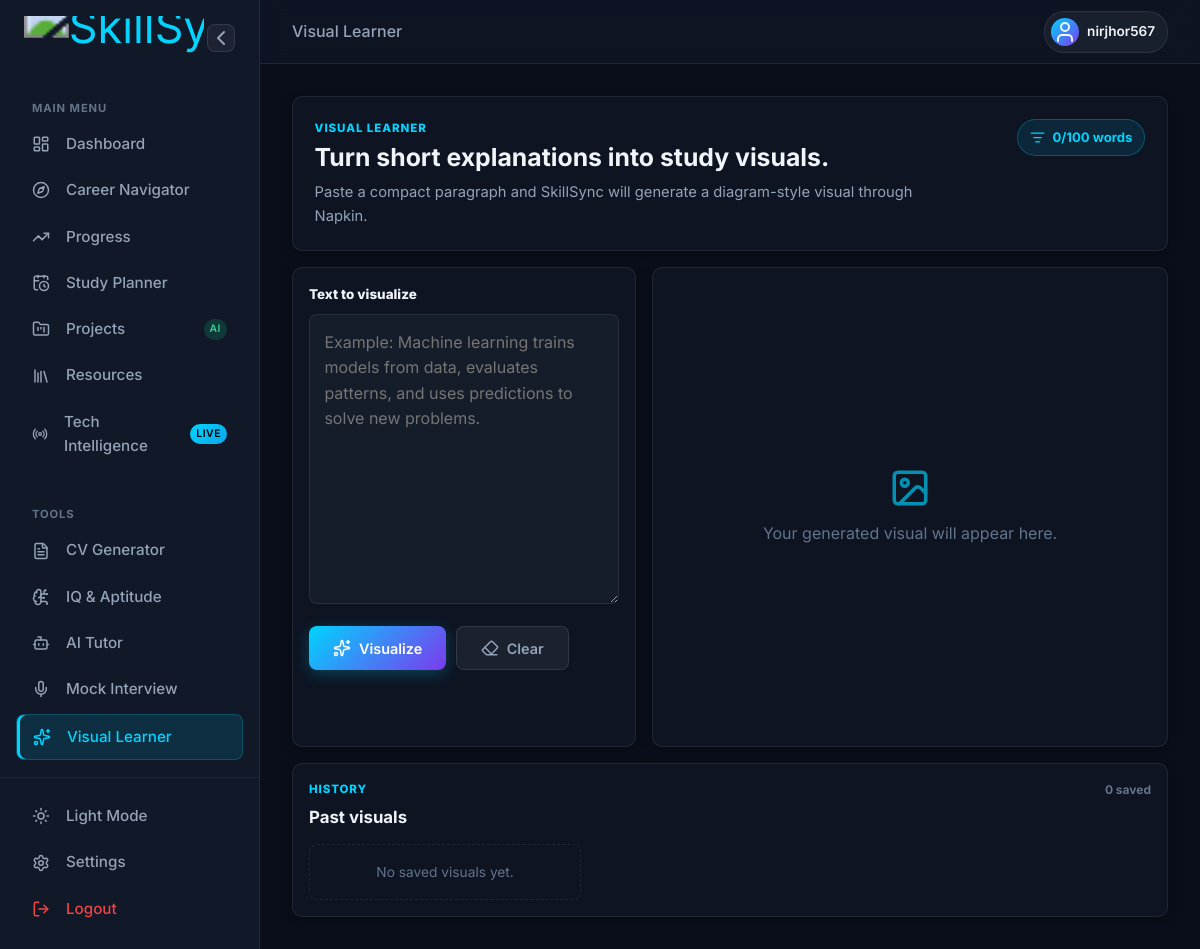
/visual-learner/ (signed in), run on an earlier commit of the app's database.
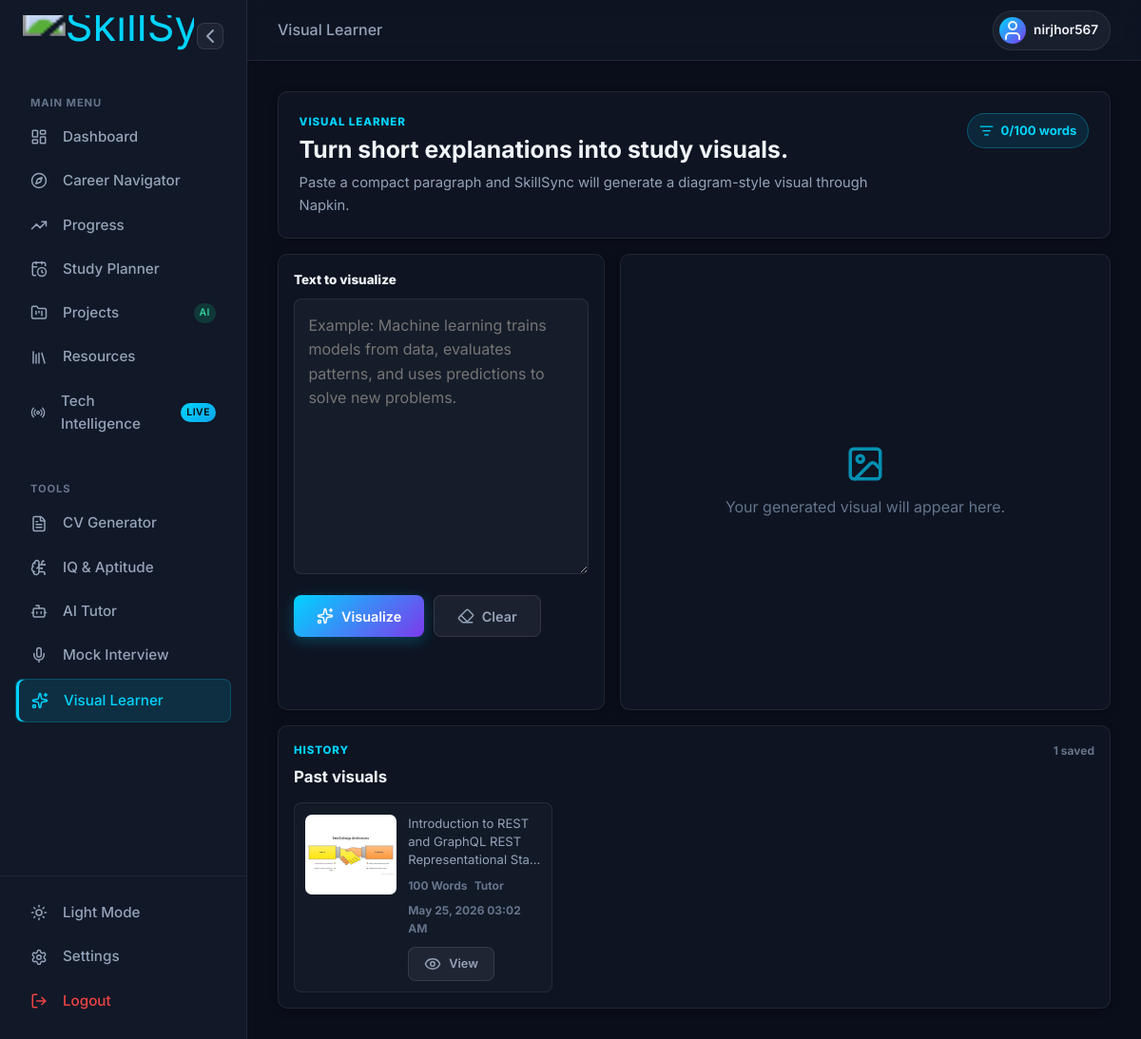
And on a later commit of the database.
### database/models.py (models this page shows, shortened)
class User(UserMixin, db.Model):
    __tablename__ = "users"
    id = db.Column(db.Integer, primary_key=True)
    username = db.Column(db.String(80), unique=True, nullable=False)
    email = db.Column(db.String(120), unique=True, nullable=False)
    password_hash = db.Column(db.String(256), nullable=False)
    role = db.Column(db.String(20), default="student")  # student / counselor
    created_at = db.Column(db.DateTime, default=datetime.utcnow)
    profile = db.relationship("Profile", backref="user", uselist=False, cascade="all, delete-orphan")
    nontech_profile = db.relationship("NonTechProfile", backref="user", uselist=False, cascade="all, delete-orphan")
    career_scores = db.relationship("CareerScore", backref="user", cascade="all, delete-orphan")
    roadmaps = db.relationship("Roadmap", backref="user", cascade="all, delete-orphan")
    aptitude_profile = db.relationship("AptitudeProfile", backref="user", uselist=False, cascade="all, delete-orphan")
    visual_items = db.relationship("VisualLearnerItem", backref="user", cascade="all, delete-orphan",
                                   order_by="VisualLearnerItem.created_at.desc()")

class VisualLearnerItem(db.Model):
    __tablename__ = "visual_learner_items"
    id = db.Column(db.Integer, primary_key=True)
    user_id = db.Column(db.Integer, db.ForeignKey("users.id"), nullable=False)
    input_text = db.Column(db.Text, nullable=False)
    visual_url = db.Column(db.String(500), nullable=False)
    request_id = db.Column(db.String(120))
    word_count = db.Column(db.Integer, default=0)
    source = db.Column(db.String(30), default="visual_learner")  # visual_learner / tutor
    created_at = db.Column(db.DateTime, default=datetime.utcnow)

### routes/visual_learner.py (the view)
@visual_learner_bp.route("/", methods=["GET"])
@login_required
def index():
    history = (
        VisualLearnerItem.query.filter_by(user_id=current_user.id)
        .order_by(VisualLearnerItem.created_at.desc())
        .limit(20)
        .all()
    )
    return render_template("visual_learner/index.html", max_words=MAX_VISUAL_WORDS, history=history)

### templates/visual_learner/index.html (shortened to what this page needs)
{% extends "base.html" %}
{% block breadcrumbs %}
<span>Visual Learner</span>
{% endblock %}
{% block extra_css %}
<link rel="stylesheet" href="{{ url_for('static', filename='css/visual_learner.css') }}">
{% endblock %}
{% block content %}
<div class="visual-learner-page">
  <section class="vl-hero">
    <div>
      <p class="vl-kicker">Visual Learner</p>
      <h1>Turn short explanations into study visuals.</h1>
      <p>Paste a compact paragraph and SkillSync will generate a diagram-style visual through Napkin.</p>
    </div>
    <div class="vl-limit-pill">
      <i data-lucide="list-filter"></i>
      <span><strong id="wordCount">0</strong>/{{ max_words }} words</span>
    </div>
  </section>
  <section class="vl-workspace">
    <div class="vl-input-card">
      <label for="visualText">Text to visualize</label>
      <textarea id="visualText" maxlength="1200" placeholder="Example: Machine learning trains models from data, evaluates patterns, and uses predictions to solve new problems."></textarea>
      <div class="vl-actions">
        <button class="btn btn-primary" id="visualizeBtn" onclick="generateVisual()" disabled>
          <i data-lucide="sparkles" class="btn-icon"></i>
          Visualize
        </button>
        <button class="btn btn-secondary" onclick="clearVisualLearner()">
          <i data-lucide="eraser" class="btn-icon"></i>
          Clear
        </button>
      </div>
      <p class="vl-message" id="visualMessage"></p>
    </div>
    <div class="vl-preview-card">
      <div class="vl-preview-empty" id="visualEmpty">
        <i data-lucide="image"></i>
        <p>Your generated visual will appear here.</p>
      </div>
    </div>
  </section>
  <section class="vl-history-card">
    <div class="vl-history-head">
      <div>
        <p class="vl-kicker">History</p>
        <h2>Past visuals</h2>
      </div>
      <span>{{ history|length }} saved</span>
    </div>
    <div class="vl-history-list" id="visualHistory">
      {% if history %}
        {% for item in history %}
        <article class="vl-history-item" data-url="{{ item.visual_url }}">
          <button type="button" class="vl-history-preview" onclick="loadHistoryVisual('{{ item.visual_url }}')">
            <img src="{{ item.visual_url }}" alt="Saved visual">
          </button>
          <div class="vl-history-body">
            <p>{{ item.input_text }}</p>
            <div class="vl-history-meta">
              <span>{{ item.word_count }} words</span>
              <span>{{ item.source.replace('_', ' ') }}</span>
              <span>{{ item.created_at.strftime('%b %d, %Y %I:%M %p') }}</span>
            </div>
            <button type="button" class="btn btn-secondary btn-sm" onclick="loadHistoryVisual('{{ item.visual_url }}')">
              <i data-lucide="eye" class="btn-icon"></i>
              View
            </button>
          </div>
        </article>
        {% endfor %}
      {% else %}
        <div class="vl-history-empty" id="historyEmpty">No saved visuals yet.</div>
      {% endif %}
    </div>
  </section>
</div>
{% endblock %}

### templates/base.html (shortened to what this page needs)
<!DOCTYPE html>
<html lang="en" data-theme="dark">
<head>
    <link rel="stylesheet" href="{{ url_for('static', filename='css/style.css') }}">
    <link rel="stylesheet" href="{{ url_for('static', filename='css/dashboard.css') }}">
    {% block extra_css %}{% endblock %}
</head>
<body class="{% if current_user.is_authenticated and current_user.nontech_profile and not current_user.profile %}theme-nontech{% endif %}">
    {% set is_dashboard = current_user.is_authenticated and (current_user.profile or current_user.nontech_profile) %}
    {% if is_dashboard %}
    <div class="app-layout">
        <aside class="app-sidebar">
            <div class="sidebar-brand">
                <div class="brand-wrapper">
                    <a href="{{ url_for('dashboard.index') }}" class="brand-link">
                        <img src="{{ url_for('static', filename='images/logo-full.png') }}" alt="SkillSync Logo" class="brand-logo" id="mainBrandLogo">
                    </a>
                </div>
                <button id="sidebar-toggle" class="sidebar-toggle-btn" title="Toggle Sidebar">
                    <i data-lucide="chevron-left" class="toggle-icon"></i>
                </button>
            </div>
            {% set is_nontech = current_user.is_authenticated and current_user.nontech_profile and not current_user.profile %}
            <div class="sidebar-nav">
                <span class="nav-section-title">MAIN MENU</span>
                <a href="{{ url_for('dashboard.index') }}" class="nav-link {% if request.path.startswith('/dashboard') %}active{% endif %}">
                    <i data-lucide="layout-dashboard" class="nav-icon"></i>
                    <span>Dashboard</span>
                </a>
                <a href="{% if is_nontech %}{{ url_for('nontech.dashboard') }}{% else %}{{ url_for('career.results') }}{% endif %}" class="nav-link ">
                    <i data-lucide="compass" class="nav-icon"></i>
                    <span>{% if is_nontech %}Path Finder{% else %}Career Navigator{% endif %}</span>
                </a>
                <a href="{{ url_for('progress.tracker') }}" class="nav-link {% if request.path.startswith('/progress') %}active{% endif %}">
                    <i data-lucide="trending-up" class="nav-icon"></i>
                    <span>Progress</span>
                </a>
                <a href="{{ url_for('study_planner.index') }}" class="nav-link {% if request.path.startswith('/study-planner') %}active{% endif %}">
                    <i data-lucide="calendar-clock" class="nav-icon"></i>
                    <span>Study Planner</span>
                </a>
                {% if not is_nontech %}
                <a href="{{ url_for('career.projects_latest') }}" class="nav-link {% if request.path.startswith('/career/projects') %}active{% endif %}">
                    <i data-lucide="folder-kanban" class="nav-icon"></i>
                    <span>Projects</span>
                    <span class="badge badge-new">AI</span>
                </a>
                {% endif %}
                <a href="{{ url_for('resources.index') }}" class="nav-link {% if request.path.startswith('/resources') %}active{% endif %}">
                    <i data-lucide="library" class="nav-icon"></i>
                    <span>Resources</span>
                </a>
                <a href="{{ url_for('news.feed') }}" class="nav-link {% if request.path.startswith('/news') %}active{% endif %}">
                    <i data-lucide="radio" class="nav-icon"></i>
                    <span>{% if is_nontech %}Career News{% else %}Tech Intelligence{% endif %}</span>
                    <span class="badge badge-new" style="background: linear-gradient(135deg, #00d4ff, #0ea5e9); color: #000;">Live</span>
                </a>
                <span class="nav-section-title mt-4">TOOLS</span>
                <a href="{{ url_for('cv.builder') }}" class="nav-link {% if request.path.startswith('/cv') %}active{% endif %}">
                    <i data-lucide="file-text" class="nav-icon"></i>
                    <span>CV Generator</span>
                </a>
                <a href="{{ url_for('aptitude.index') }}" class="nav-link {% if request.path.startswith('/aptitude') %}active{% endif %}">
                    <i data-lucide="brain-circuit" class="nav-icon"></i>
                    <span>IQ &amp; Aptitude</span>
                </a>
                <a href="{{ url_for('chatbot.tutor_view') }}" class="nav-link {% if request.path.startswith('/chatbot/tutor') %}active{% endif %}">
                    <i data-lucide="bot" class="nav-icon"></i>
                    <span>AI Tutor</span>
                </a>
                <a href="{{ url_for('interview.session') }}" class="nav-link {% if request.path.startswith('/interview') %}active{% endif %}">
                    <i data-lucide="mic" class="nav-icon"></i>
                    <span>Mock Interview</span>
                </a>
                <a href="{{ url_for('visual_learner.index') }}" class="nav-link {% if request.path.startswith('/visual-learner') %}active{% endif %}">
                    <i data-lucide="sparkles" class="nav-icon"></i>
                    <span>Visual Learner</span>
                </a>
            </div>
            <div class="sidebar-footer">
                <a href="#" id="themeToggleBtn" class="nav-link">
                    <i data-lucide="sun" id="themeToggleIcon" class="nav-icon"></i>
                    <span id="themeToggleText">Light Mode</span>
                </a>
                <a href="{% if is_nontech %}{{ url_for('nontech.intake') }}{% else %}{{ url_for('profile.setup') }}{% endif %}" class="nav-link ">
                    <i data-lucide="settings" class="nav-icon"></i>
                    <span>Settings</span>
                </a>
                <a href="{{ url_for('auth.logout') }}" class="nav-link text-danger">
                    <i data-lucide="log-out" class="nav-icon"></i>
                    <span>Logout</span>
                </a>
            </div>
        </aside>
        <main class="app-main">
            <header class="app-header">
                <div class="header-breadcrumbs">
                    {% block breadcrumbs %}<span>Overview</span>{% endblock %}
                </div>
                <div class="header-user">
                    <div class="user-avatar">
                        <i data-lucide="user"></i>
                    </div>
                    <span class="user-name">{{ current_user.username }}</span>
                </div>
            </header>
            <div class="app-content">
    {% endif %}
    {% block content %}{% endblock %}
    {% if is_dashboard %}
            </div>
        </main>
    </div>
    {% else %}
    </main>
    {% endif %}
</body>
</html>

### static/css/dashboard.css (style rules this page uses)
.app-layout { display: flex; height: 100vh; width: 100vw; overflow: hidden; background: var(--bg-primary); }
.app-sidebar { width: 260px; background: var(--bg-secondary); border-right: 1px solid var(--bg-glass-border); display: flex; flex-direction: column; padding: var(--space-md) 0; z-index: 10; transition: width 0.3s ease; }
.sidebar-brand { padding: 0 var(--space-lg); display: flex; align-items: center; justify-content: space-between; margin-bottom: var(--space-xl); }
.brand-wrapper { display: flex; align-items: center; gap: var(--space-sm); }
.brand-link { display: block; width: 180px; height: 44px; overflow: hidden; }
.sidebar-toggle-btn { background: rgba(255, 255, 255, 0.05); border: 1px solid rgba(255, 255, 255, 0.1); color: var(--text-secondary); width: 28px; height: 28px; border-radius: var(--radius-sm); display: flex; align-items: center; justify-content: center; cursor: pointer; transition: all 0.2s ease; }
.sidebar-brand .brand-logo { height: 36px; max-width: 170px; width: auto; object-fit: contain; }
.sidebar-nav { flex: 1; display: flex; flex-direction: column; padding: 0 var(--space-md); overflow-y: auto; }
.nav-section-title { font-size: 0.7rem; font-weight: 700; color: var(--text-muted); text-transform: uppercase; letter-spacing: 0.08em; padding: var(--space-xs) var(--space-md); margin-top: var(--space-lg); }
.sidebar-nav > .nav-section-title:first-child { margin-top: var(--space-xs); }
.nav-section-title.mt-4 { margin-top: var(--space-xl); }
.sidebar-nav .nav-link, .sidebar-footer .nav-link { display: flex; align-items: center; gap: var(--space-md); padding: 10px var(--space-md); color: var(--text-secondary); text-decoration: none; border-radius: var(--radius-sm); font-size: 0.95rem; font-weight: 500; transition: all 0.2s ease; margin-bottom: 2px; }
.sidebar-nav .nav-link.active { background: rgba(0, 212, 255, 0.12); color: var(--accent-cyan); position: relative; border: 1px solid rgba(0, 212, 255, 0.2); box-shadow: inset 3px 0 0 var(--accent-cyan); }
.badge-new { background: rgba(16, 185, 129, 0.2); color: #34d399; font-size: 0.65rem; padding: 2px 6px; border-radius: 10px; margin-left: auto; font-weight: 600; }
.sidebar-footer { padding: 0 var(--space-md); border-top: 1px solid rgba(255, 255, 255, 0.05); padding-top: var(--space-md); }
.text-danger { color: #ef4444 !important; }
.app-main { flex: 1; min-width: 0; display: flex; flex-direction: column; overflow: hidden; position: relative; }
.app-header { height: 64px; border-bottom: 1px solid var(--bg-glass-border); display: flex; align-items: center; justify-content: space-between; padding: 0 var(--space-xl); background: var(--bg-card); backdrop-filter: blur(10px); z-index: 5; }
.header-breadcrumbs { color: var(--text-secondary); font-weight: 500; }
.header-user { display: flex; align-items: center; gap: var(--space-sm); background: rgba(255, 255, 255, 0.05); padding: 6px 12px 6px 6px; border-radius: 20px; border: 1px solid rgba(255, 255, 255, 0.08); }
.user-avatar { width: 28px; height: 28px; border-radius: 50%; background: var(--gradient-primary); display: flex; align-items: center; justify-content: center; }
.user-name { font-size: 0.85rem; font-weight: 600; color: var(--text-primary); }
.app-content { flex: 1; overflow-y: auto; overflow-x: hidden; padding: var(--space-xl); }

What changed in the data, as far as the page shows it:
added VisualLearnerItem: visual_url (picture), input_text "Introduction to REST and GraphQL REST Representational…", word_count "100", source.replace "Tutor", created_at "May 25, 2026 03:02 AM"
Also different on the page:
{{ history|length }}: "0" → "1"
text no longer shown: "No saved visuals yet."
